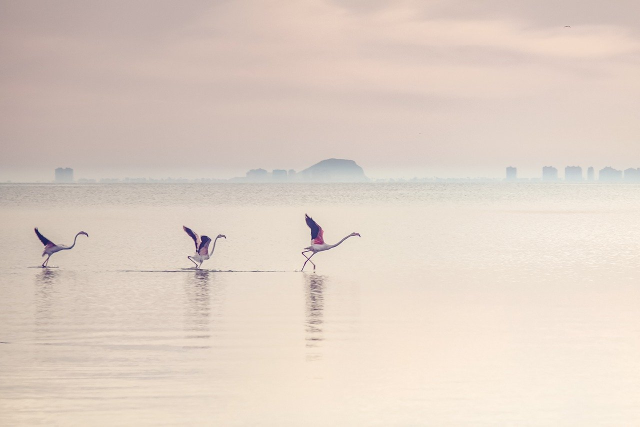
#> input picture BonusTrack/Frequency filtering/waterscape-5541692_1280.jpg, 1280 x 853 px (shown at 1/2 size)
$ jupyter execute --allow-errors notebook.ipynb   (shell and % lines are left out)
#> lines starting #> are read from the running program, lines starting #| are printed output that depends on the picture; after the words box and inside, x2 and y2 are one past the last pixel; in counts of white or black regions, pixels touching at a corner belong together; long printed decimals are rounded
In this notebook we will discuss image representation in the frequency domain. Besides, we will see how frequency transformations change the original image.

Let's install the required library version and import the packets to be used in future.

[cell 1]
import numpy as np
import cv2
from matplotlib import pyplot as plt
import matplotlib as mpl
#mpl.rcParams['figure.dpi'] = 300

# **Fourier transform in Python and filtering in frequency domain**

Firts, let's learn to make the discrete Fourier transform in Python.

Read the black-and-white image and display it. If the original image is a color one, then you have to work with every its channel separately.

[cell 2]
img = cv2.imread('waterscape-5541692_1280.jpg')
#> img is the input picture: shape (853, 1280, 3); mean B, G, R 197, 208.1, 223.1
img = cv2.cvtColor(img, cv2.COLOR_BGR2GRAY)
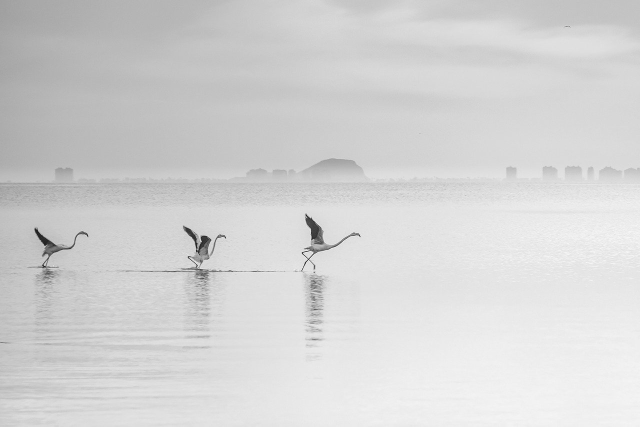
#> img: shape (853, 1280) (shown at 1/2 size); min 4, max 253, mean 211.3
plt.imshow(img, cmap = 'gray')

[cell 3]
img.shape
#> Out = (853, 1280)

Let's perform the Fourier transform and visualize the result. Two-dimensional discrete Fourier transform (actually fast Fourier transform) in the `numpy` library can be performed using `np.fft.fft2()`function, taking the original image as argument.

[cell 4]
f = np.fft.fft2(img)
print(f[698, 267])
#| (4045.781-6267.4663291755105j)

As a result we obtain a 2D matrix of the same size as the one of the original image, the elements of which are generally complex.

For the visualization convenience, we shift the component corresponding to the zero frequency (`f[0][0]`) to the center (this is widely used). This can be done automatically using `np.fft.fftshift()` function, the argument of which is the previously obtained Fourier transform `f`. It is easy to check that since the image has dimensions $1200 \times 1600$, then `fshift[600][800] = f[0][0]`.

[cell 5]
fshift = np.fft.fftshift(f)
print(fshift[426][640] == f[0][0])
#| True

To visualize Fourier transform, we replace all matrix elements by their absolute values, i.e. magnitudes. And...

[cell 6]
magnitude_spectrum = np.abs(fshift)
plt.imshow(magnitude_spectrum, cmap = 'gray')

We see nothing except some white blob in the center. The point is, that the difference in magnitudes is too high.

#> (a cell that did not finish here is left out)

[cell 8]
print('min:', np.min(magnitude_spectrum), 'max:', np.max(magnitude_spectrum))
#| min: 3.001 max: 230754800.0
print(magnitude_spectrum[426][640])
#| 230754800.0

[cell 9]
19.256866237197965-1.3865300288944307

We would like to emphasise that the maximum magnitude corresponds to the zero frequency (in the center of the shifted Fouries transform). Let's apply logarithmic scaling (a common standard technique for the Fourier transform visualization). The transformations themselves may slightly differ, but this will not make significant differences when rendered. The unity under the logarithm is added to avoid obtaining very small values â€‹â€‹of the logarithm when its argument is close to $0$ (although in our case it does not happen, as it follows from the obtained above `min` value).

[cell 10]
magnitude_spectrum = np.log(1+np.abs(fshift))
plt.imshow(magnitude_spectrum, cmap = 'gray')

So, what do we see in the resulting picture? The lighter the point, the greater its magnitude, that is, the more information it carries. The further we move from the center, the higher the frequency. Light regions correspond to lower frequencies, while dark regions correspond to higher frequencies. We see that in general, low frequencies carry more information than high frequencies.

What shows the frequency? High frequencies correspond to sharp changes in pixel intensity, and low frequencies, on the contrary, to smooth changes in pixel intensity.

Now let's try to remove the main low frequencies: we will set their magnitudes to zero, by assigning the value $0$ to all elements of `fshift` matrix which are close to the center.

#> (a cell that did not finish here is left out)

[cell 12]
fshift[426 -  40 : 426 + 40, 640-40 : 640 + 40] = 0
magnitude_spectrum = np.log(1+np.abs(fshift))
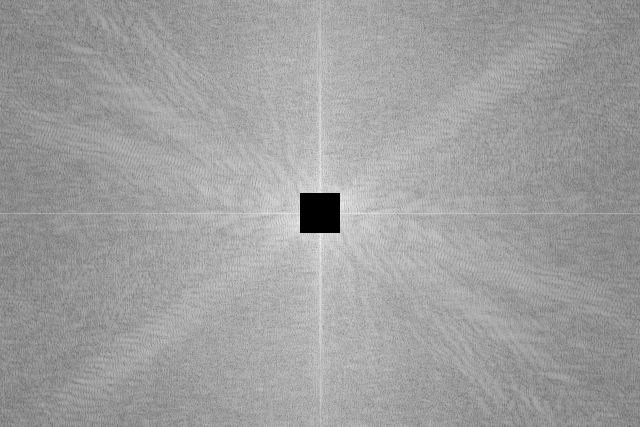
#> magnitude_spectrum: shape (853, 1280) float64 (shown at 1/2 size); min 0, max 12.56, mean 7.84; drawn with min black and max white
plt.imshow(magnitude_spectrum, cmap = 'gray')

To get a sensible picture, apply the inverse fast Fourier transform using the `np.fft.ifft2()` function, which takes the Fourier transform as an argument. First, you need to "shift everything back" using  `np.fft.ifftshift()`.

[cell 13]
f_ishift = np.fft.ifftshift(fshift)
img_back = np.fft.ifft2(f_ishift)
img_back = np.abs(img_back)
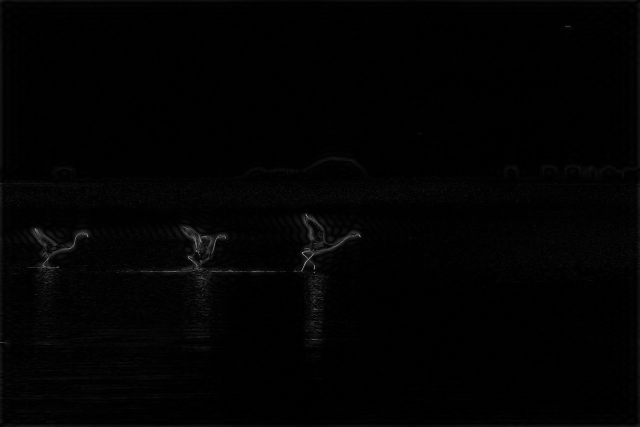
#> img_back: shape (853, 1280) float64 (shown at 1/2 size); min 0.000665, max 208.9, mean 2.8
plt.imshow(img_back, cmap = 'gray')

[cell 14]
print(img_back[652, 393])
#| 6.388

We see now clearly visible borders in the image: all monochrome is gone. Thus, we easily segmented the Eiffel Tower, the flying bird and the border of the city blocks stretching beyond the horizon.

It is logical to ask a question: what do the vertical and horizontal lines passing through the center of the magnitude image center correspond to? Let's see what changes if we make them darker. First, let's check, that we did everything correct.

[cell 15]
f = np.fft.fft2(img)
fshift = np.fft.fftshift(f)
fshift[600 - 30 : 600 + 30, 0 : 800 - 30] = fshift[600 - 30 : 600 + 30, 800+30 : 1600] = 0
fshift[0 : 600 - 30, 800 - 30 : 800 + 30] = fshift[600 + 30 : 1200, 800 - 30 : 800 + 30] = 0
magnitude_spectrum = np.log(1+np.abs(fshift))
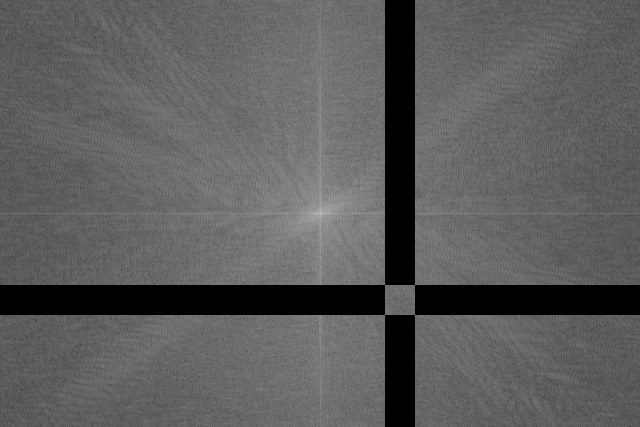
#> magnitude_spectrum: shape (853, 1280) float64 (shown at 1/2 size); min 0, max 19.26, mean 7; drawn with min black and max white
plt.imshow(magnitude_spectrum, cmap = 'gray')

Let's return to the image familiar to the eye.

[cell 16]
f_ishift = np.fft.ifftshift(fshift)
img_back = np.fft.ifft2(f_ishift)
img_back = np.abs(img_back)
plt.imshow(img_back, cmap = 'gray')

Thus, we enhanced the sharpness of the obtained objects.

# **Image gradient and edge detection**

To detect edges in the image, it is useful to construct the so called image gradients. To use Laplace operator, just use the following code:

[cell 17]
img = cv2.imread('kingfisher-983944_1280.jpg')
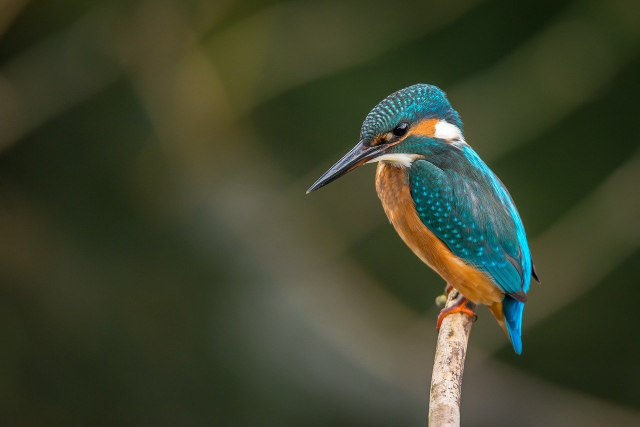
#> input picture BonusTrack/Frequency filtering/kingfisher-983944_1280.jpg, 1280 x 854 px (shown at 1/2 size)
#> img is the input picture: shape (854, 1280, 3); mean B, G, R 44.9, 67.4, 61.5
img = cv2.cvtColor(img, cv2.COLOR_RGB2BGR)
laplacian = cv2.Laplacian(img, -1)
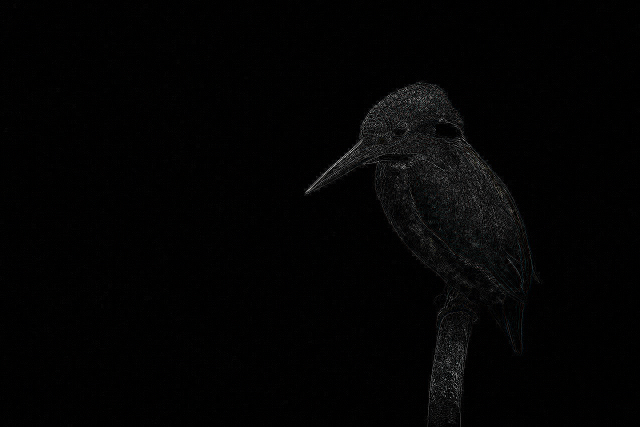
#> laplacian: shape (854, 1280, 3) (shown at 1/2 size); mean R, G, B 3.4, 3.4, 3.5
plt.imshow(laplacian,cmap = 'gray')

[cell 18]
laplacian.sum()
#> Out = 11230403

You can see how clearly the boundaries of all objects are displayed. The lecture also provides information on Sobel operators. Below you can see the results of applying these operators for the first and for the second coordinate separately, and for two at the same time.

[cell 19]
sobel_x = cv2.Sobel(img, -1, 1, 0, ksize = 5)
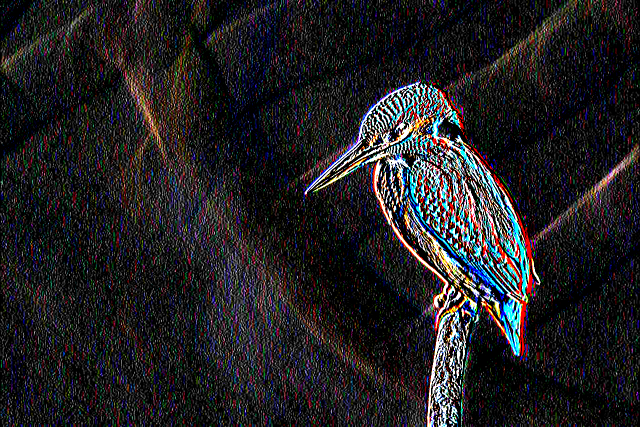
#> sobel_x: shape (854, 1280, 3) (shown at 1/2 size); mean R, G, B 33.6, 32.1, 34.5
sobel_y = cv2.Sobel(img, -1, 0, 1, ksize = 5)
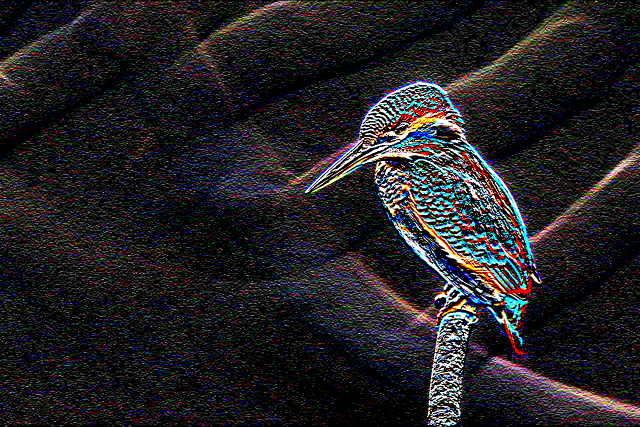
#> sobel_y: shape (854, 1280, 3) (shown at 1/2 size); mean R, G, B 34.5, 32.8, 35.8
sobel_full = cv2.Sobel(img, -1, 1, 1, ksize = 5)
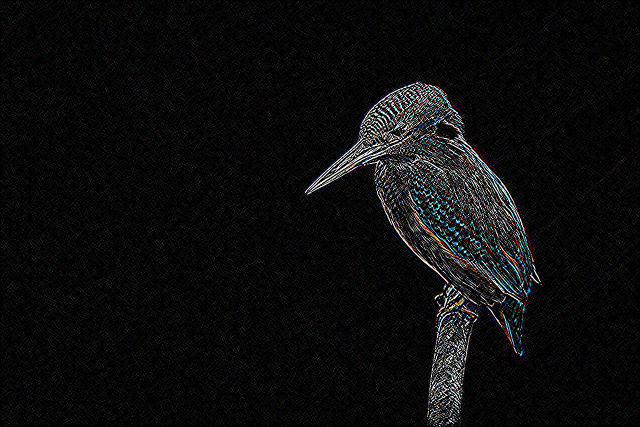
#> sobel_full: shape (854, 1280, 3) (shown at 1/2 size); mean R, G, B 12.8, 13, 13.3
plt.subplot(3,1,1),plt.imshow(sobel_x, cmap = 'gray')
plt.subplot(3,1,2),plt.imshow(sobel_y, cmap = 'gray')
plt.subplot(3,1,3),plt.imshow(sobel_full, cmap = 'gray')

Canny edge detector successfully finds edges in the image. You can apply it the following way:

[cell 20]
img = cv2.imread('kingfisher-983944_1280.jpg')
#img = cv2.cvtColor(img, cv2.COLOR_BGR2RGB)
laplacian = cv2.Laplacian(img, -1)
plt.imshow(laplacian,cmap = 'gray')

[cell 21]
plt.imshow(img)

[cell 22]
canny = cv2.Canny(img, 100, 200)
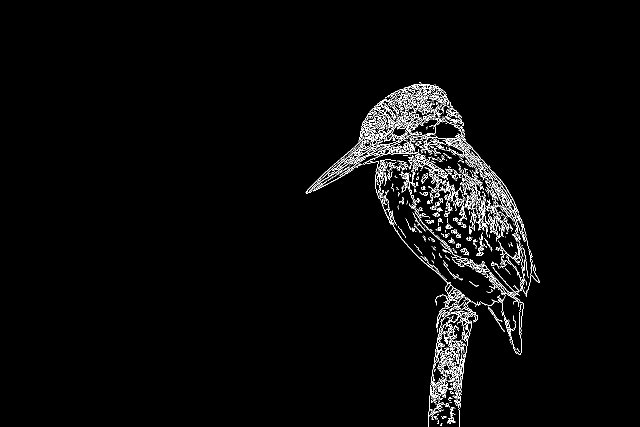
#> canny: shape (854, 1280) (shown at 1/2 size); 2.4% white in thin lines or dots, all inside (x1, y1, x2, y2) = (611, 164, 1080, 854)
plt.imshow(canny, cmap = 'gray')

[cell 23]
canny.sum()
#> Out = 6590730
